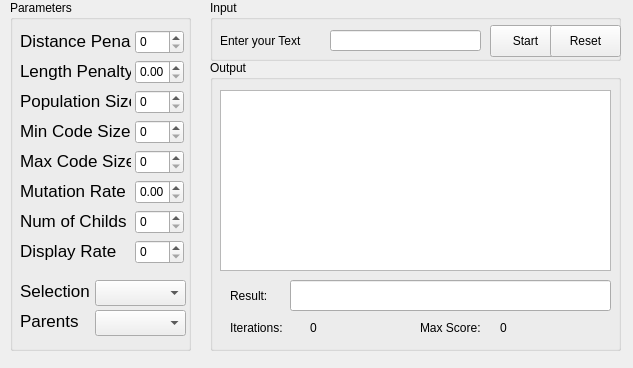
<?xml version="1.0" encoding="UTF-8"?>
<ui version="4.0">
 <class>Form</class>
 <widget class="QWidget" name="Form">
  <property name="geometry">
   <rect>
    <x>0</x>
    <y>0</y>
    <width>633</width>
    <height>368</height>
   </rect>
  </property>
  <property name="windowTitle">
   <string>Form</string>
  </property>
  <widget class="QGroupBox" name="groupBox">
   <property name="geometry">
    <rect>
     <x>10</x>
     <y>0</y>
     <width>181</width>
     <height>351</height>
    </rect>
   </property>
   <property name="title">
    <string>Parameters</string>
   </property>
   <widget class="QLabel" name="label_5">
    <property name="geometry">
     <rect>
      <x>10</x>
      <y>30</y>
      <width>111</width>
      <height>21</height>
     </rect>
    </property>
    <property name="font">
     <font>
      <pointsize>13</pointsize>
     </font>
    </property>
    <property name="text">
     <string>Distance Penalty</string>
    </property>
   </widget>
   <widget class="QSpinBox" name="DistancePenalty">
    <property name="geometry">
     <rect>
      <x>125</x>
      <y>30</y>
      <width>49</width>
      <height>24</height>
     </rect>
    </property>
    <property name="maximum">
     <number>255</number>
    </property>
   </widget>
   <widget class="QLabel" name="label_7">
    <property name="geometry">
     <rect>
      <x>10</x>
      <y>90</y>
      <width>111</width>
      <height>21</height>
     </rect>
    </property>
    <property name="font">
     <font>
      <pointsize>13</pointsize>
     </font>
    </property>
    <property name="text">
     <string>Population Size</string>
    </property>
   </widget>
   <widget class="QSpinBox" name="PopulationSize">
    <property name="geometry">
     <rect>
      <x>125</x>
      <y>90</y>
      <width>49</width>
      <height>24</height>
     </rect>
    </property>
    <property name="maximum">
     <number>100</number>
    </property>
   </widget>
   <widget class="QLabel" name="label_8">
    <property name="geometry">
     <rect>
      <x>10</x>
      <y>120</y>
      <width>111</width>
      <height>21</height>
     </rect>
    </property>
    <property name="font">
     <font>
      <pointsize>13</pointsize>
     </font>
    </property>
    <property name="text">
     <string>Min Code Size</string>
    </property>
   </widget>
   <widget class="QSpinBox" name="MinCodeSize">
    <property name="geometry">
     <rect>
      <x>125</x>
      <y>120</y>
      <width>49</width>
      <height>24</height>
     </rect>
    </property>
   </widget>
   <widget class="QLabel" name="label_9">
    <property name="geometry">
     <rect>
      <x>10</x>
      <y>150</y>
      <width>111</width>
      <height>21</height>
     </rect>
    </property>
    <property name="font">
     <font>
      <pointsize>13</pointsize>
     </font>
    </property>
    <property name="text">
     <string>Max Code Size</string>
    </property>
   </widget>
   <widget class="QSpinBox" name="MaxCodeSize">
    <property name="geometry">
     <rect>
      <x>125</x>
      <y>150</y>
      <width>49</width>
      <height>24</height>
     </rect>
    </property>
    <property name="maximum">
     <number>500</number>
    </property>
   </widget>
   <widget class="QLabel" name="label_10">
    <property name="geometry">
     <rect>
      <x>10</x>
      <y>180</y>
      <width>111</width>
      <height>21</height>
     </rect>
    </property>
    <property name="font">
     <font>
      <pointsize>13</pointsize>
     </font>
    </property>
    <property name="text">
     <string>Mutation Rate</string>
    </property>
   </widget>
   <widget class="QDoubleSpinBox" name="MutationRate">
    <property name="geometry">
     <rect>
      <x>125</x>
      <y>180</y>
      <width>49</width>
      <height>24</height>
     </rect>
    </property>
    <property name="singleStep">
     <double>0.001000000000000</double>
    </property>
   </widget>
   <widget class="QLabel" name="label_12">
    <property name="geometry">
     <rect>
      <x>10</x>
      <y>240</y>
      <width>111</width>
      <height>21</height>
     </rect>
    </property>
    <property name="font">
     <font>
      <pointsize>13</pointsize>
     </font>
    </property>
    <property name="text">
     <string>Display Rate</string>
    </property>
   </widget>
   <widget class="QSpinBox" name="DisplayRate">
    <property name="geometry">
     <rect>
      <x>125</x>
      <y>240</y>
      <width>49</width>
      <height>24</height>
     </rect>
    </property>
    <property name="maximum">
     <number>500</number>
    </property>
   </widget>
   <widget class="QDoubleSpinBox" name="LengthPenalty">
    <property name="geometry">
     <rect>
      <x>125</x>
      <y>60</y>
      <width>49</width>
      <height>24</height>
     </rect>
    </property>
    <property name="singleStep">
     <double>0.001000000000000</double>
    </property>
   </widget>
   <widget class="QLabel" name="label_11">
    <property name="geometry">
     <rect>
      <x>10</x>
      <y>60</y>
      <width>111</width>
      <height>21</height>
     </rect>
    </property>
    <property name="font">
     <font>
      <pointsize>13</pointsize>
     </font>
    </property>
    <property name="text">
     <string>Length Penalty</string>
    </property>
   </widget>
   <widget class="QLabel" name="label_6">
    <property name="geometry">
     <rect>
      <x>10</x>
      <y>210</y>
      <width>111</width>
      <height>21</height>
     </rect>
    </property>
    <property name="font">
     <font>
      <pointsize>13</pointsize>
     </font>
    </property>
    <property name="text">
     <string>Num of Childs</string>
    </property>
   </widget>
   <widget class="QSpinBox" name="NumberOfChilds">
    <property name="geometry">
     <rect>
      <x>125</x>
      <y>210</y>
      <width>49</width>
      <height>24</height>
     </rect>
    </property>
   </widget>
   <widget class="QComboBox" name="Selection">
    <property name="geometry">
     <rect>
      <x>85</x>
      <y>280</y>
      <width>91</width>
      <height>26</height>
     </rect>
    </property>
   </widget>
   <widget class="QLabel" name="label_13">
    <property name="geometry">
     <rect>
      <x>10</x>
      <y>280</y>
      <width>71</width>
      <height>21</height>
     </rect>
    </property>
    <property name="font">
     <font>
      <pointsize>13</pointsize>
     </font>
    </property>
    <property name="text">
     <string>Selection</string>
    </property>
   </widget>
   <widget class="QComboBox" name="Parents">
    <property name="geometry">
     <rect>
      <x>85</x>
      <y>310</y>
      <width>91</width>
      <height>26</height>
     </rect>
    </property>
   </widget>
   <widget class="QLabel" name="label_14">
    <property name="geometry">
     <rect>
      <x>10</x>
      <y>310</y>
      <width>71</width>
      <height>21</height>
     </rect>
    </property>
    <property name="font">
     <font>
      <pointsize>13</pointsize>
     </font>
    </property>
    <property name="text">
     <string>Parents</string>
    </property>
   </widget>
  </widget>
  <widget class="QGroupBox" name="groupBox_2">
   <property name="geometry">
    <rect>
     <x>210</x>
     <y>60</y>
     <width>411</width>
     <height>291</height>
    </rect>
   </property>
   <property name="title">
    <string>Output</string>
   </property>
   <widget class="QPlainTextEdit" name="CodeView">
    <property name="geometry">
     <rect>
      <x>10</x>
      <y>30</y>
      <width>391</width>
      <height>181</height>
     </rect>
    </property>
    <property name="plainText">
     <string/>
    </property>
   </widget>
   <widget class="QLineEdit" name="OutputView">
    <property name="geometry">
     <rect>
      <x>80</x>
      <y>220</y>
      <width>321</width>
      <height>31</height>
     </rect>
    </property>
   </widget>
   <widget class="QLabel" name="ResultLabel">
    <property name="geometry">
     <rect>
      <x>20</x>
      <y>220</y>
      <width>71</width>
      <height>31</height>
     </rect>
    </property>
    <property name="text">
     <string>Result:</string>
    </property>
   </widget>
   <widget class="QLabel" name="label">
    <property name="geometry">
     <rect>
      <x>20</x>
      <y>260</y>
      <width>81</width>
      <height>16</height>
     </rect>
    </property>
    <property name="text">
     <string>Iterations:</string>
    </property>
   </widget>
   <widget class="QLabel" name="Iterations">
    <property name="geometry">
     <rect>
      <x>100</x>
      <y>260</y>
      <width>81</width>
      <height>16</height>
     </rect>
    </property>
    <property name="text">
     <string>0</string>
    </property>
   </widget>
   <widget class="QLabel" name="label_3">
    <property name="geometry">
     <rect>
      <x>210</x>
      <y>260</y>
      <width>80</width>
      <height>16</height>
     </rect>
    </property>
    <property name="text">
     <string>Max Score:</string>
    </property>
   </widget>
   <widget class="QLabel" name="MaxScore">
    <property name="geometry">
     <rect>
      <x>290</x>
      <y>260</y>
      <width>71</width>
      <height>16</height>
     </rect>
    </property>
    <property name="text">
     <string>0</string>
    </property>
   </widget>
  </widget>
  <widget class="QGroupBox" name="groupBox_3">
   <property name="geometry">
    <rect>
     <x>210</x>
     <y>0</y>
     <width>411</width>
     <height>61</height>
    </rect>
   </property>
   <property name="title">
    <string>Input</string>
   </property>
   <widget class="QLineEdit" name="InputText">
    <property name="geometry">
     <rect>
      <x>120</x>
      <y>30</y>
      <width>151</width>
      <height>21</height>
     </rect>
    </property>
   </widget>
   <widget class="QLabel" name="InputLabel">
    <property name="geometry">
     <rect>
      <x>10</x>
      <y>25</y>
      <width>101</width>
      <height>31</height>
     </rect>
    </property>
    <property name="text">
     <string>Enter your Text</string>
    </property>
   </widget>
   <widget class="QPushButton" name="StartButton">
    <property name="geometry">
     <rect>
      <x>280</x>
      <y>25</y>
      <width>71</width>
      <height>32</height>
     </rect>
    </property>
    <property name="text">
     <string>Start</string>
    </property>
   </widget>
   <widget class="QPushButton" name="ResetButton">
    <property name="geometry">
     <rect>
      <x>340</x>
      <y>25</y>
      <width>71</width>
      <height>32</height>
     </rect>
    </property>
    <property name="text">
     <string>Reset</string>
    </property>
   </widget>
  </widget>
 </widget>
 <resources/>
 <connections/>
</ui>
